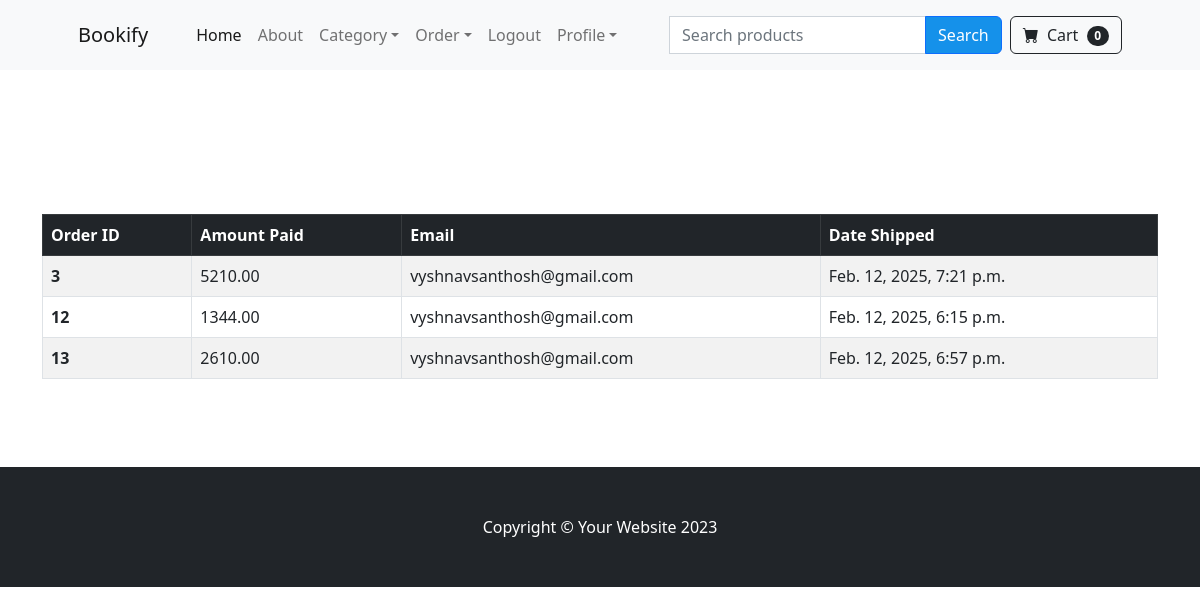
Page /payment/shipped_dashboard (signed in) on the earlier database version.
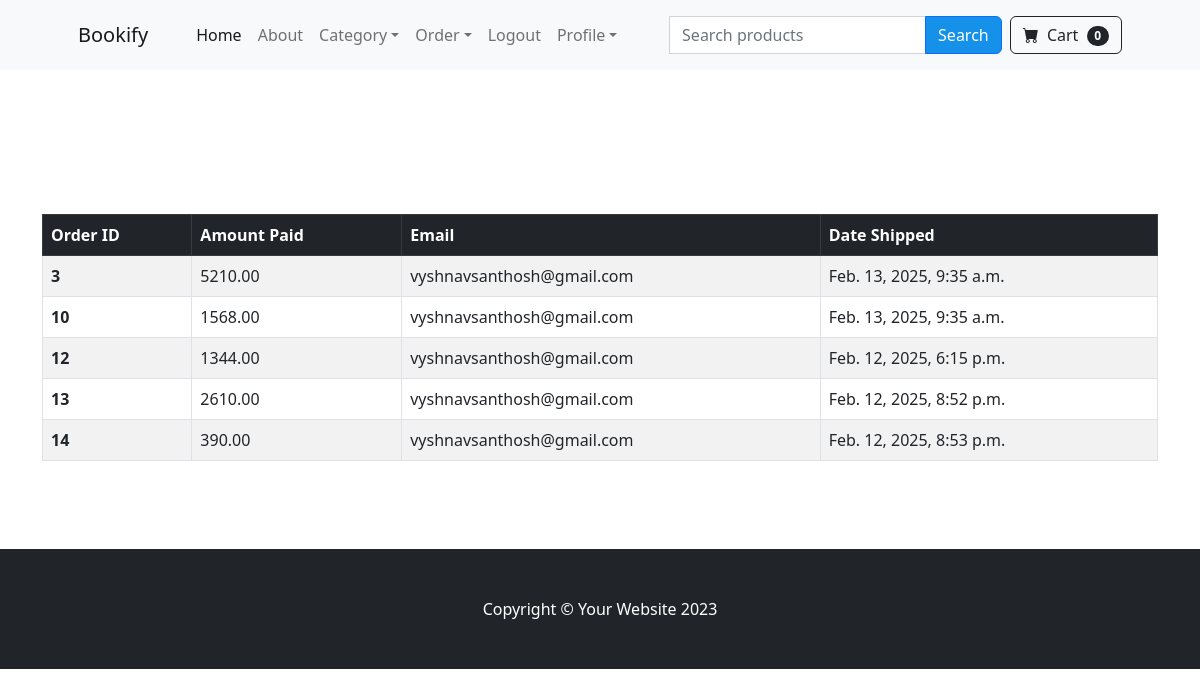
Same page on the later database version.
### payment/models.py (models this page shows, shortened)
class Order(models.Model):
    user = models.ForeignKey(User, on_delete=models.CASCADE)
    fullname = models.CharField(max_length=100)
    email = models.CharField(max_length=100)
    shipping_address = models.TextField()
    amount_paid = models.DecimalField(decimal_places=2, max_digits=10)
    date_ordered = models.DateTimeField(auto_now_add=True)
    shipped = models.BooleanField(default=False)
    date_shipped = models.DateTimeField(null=True, blank=True)

### payment/views.py (the view)
# urls.py: path('shipped_dashboard',  views.shipped_dashboard , name = 'shipped_dashboard'),
def shipped_dashboard(request):
    if request.user.is_authenticated and request.user.is_superuser:
        orders = Order.objects.filter(shipped = True)
        items = OrderItem.objects.filter(order__in = orders)
        return render(request, 'payment/shipped_dashboard.html', {'orders': orders, 'items': items})
    else:
        return render(request, 'payment/home.html',)

### cart/cart.py (called while the page is built)
    def __len__(self):
        return len(self.cart)

### cart/context_processors.py (called while the page is built)
def cart(request):
    return {'cart': Cart(request)}

### payment/templates/payment/shipped_dashboard.html
{% extends "base.html" %}
{% load static %}
{% block content %}
<br>
<br>
<br>
<br>
<br>
<br>
<div class="container ">
    <table class="table table-striped table-hover table-bordered">
        <thead class="table-dark">
          <tr>
            <th scope="col">Order ID</th>
            <th scope="col">Amount Paid</th>
            <th scope="col">Email</th>
            <th scope="col">Date Shipped</th>
        </tr>
    </thead>
    <tbody>
        {% for order in orders %}
            <tr onclick="location.href='{% url 'order_details' order.id %}';" style="cursor: pointer;">
                <th scope="row">{{ order.id }}</th>
                <td>{{ order.amount_paid }}</td>
                <td>{{ order.email }}</td>
                <td>{{ order.date_shipped }}</td>
            </tr>
        {% endfor %}
    </tbody>
      </table>
</div>
<br>
<br>
<br>
{% endblock %}

Differences in the rows shown:
changed Order id 3: date_shipped "Feb. 12, 2025, 7:21 p.m." → "Feb. 13, 2025, 9:35 a.m."
now on this page (row edited): Order: id "10", amount_paid "1568.00", email "vyshnavsanthosh@gmail.com", date_shipped "Feb. 13, 2025, 9:35 a.m."
changed Order id 13: date_shipped "Feb. 12, 2025, 6:57 p.m." → "Feb. 12, 2025, 8:52 p.m."
added Order: id "14", amount_paid "390.00", email "vyshnavsanthosh@gmail.com", date_shipped "Feb. 12, 2025, 8:53 p.m."
